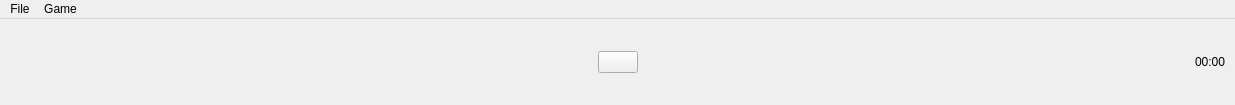
<?xml version="1.0" encoding="UTF-8"?>
<ui version="4.0">
 <class>MainWindow</class>
 <widget class="QMainWindow" name="MainWindow">
  <property name="geometry">
   <rect>
    <x>0</x>
    <y>0</y>
    <width>1235</width>
    <height>105</height>
   </rect>
  </property>
  <property name="windowTitle">
   <string>Sapper</string>
  </property>
  <widget class="QWidget" name="centralwidget">
   <layout class="QGridLayout" name="gridLayout_2">
    <item row="0" column="0">
     <layout class="QVBoxLayout" name="verticalLayout">
      <item>
       <layout class="QGridLayout" name="gridLayout">
        <item row="0" column="0">
         <layout class="QHBoxLayout" name="horizontalLayout_3">
          <item>
           <widget class="QLabel" name="lcdMineCount">
            <property name="text">
             <string/>
            </property>
           </widget>
          </item>
          <item>
           <spacer name="horizontalSpacer_4">
            <property name="orientation">
             <enum>Qt::Horizontal</enum>
            </property>
            <property name="sizeHint" stdset="0">
             <size>
              <width>40</width>
              <height>20</height>
             </size>
            </property>
           </spacer>
          </item>
         </layout>
        </item>
        <item row="0" column="1">
         <layout class="QHBoxLayout" name="horizontalLayout">
          <item>
           <widget class="QPushButton" name="controlButton">
            <property name="text">
             <string/>
            </property>
            <property name="iconSize">
             <size>
              <width>48</width>
              <height>48</height>
             </size>
            </property>
           </widget>
          </item>
         </layout>
        </item>
        <item row="0" column="2">
         <layout class="QHBoxLayout" name="horizontalLayout_2">
          <item>
           <spacer name="horizontalSpacer_3">
            <property name="orientation">
             <enum>Qt::Horizontal</enum>
            </property>
            <property name="sizeHint" stdset="0">
             <size>
              <width>40</width>
              <height>20</height>
             </size>
            </property>
           </spacer>
          </item>
          <item>
           <widget class="QLabel" name="lcdTimer">
            <property name="text">
             <string>00:00</string>
            </property>
           </widget>
          </item>
         </layout>
        </item>
       </layout>
      </item>
      <item>
       <layout class="QGridLayout" name="buttonGrid">
        <property name="spacing">
         <number>0</number>
        </property>
       </layout>
      </item>
     </layout>
    </item>
   </layout>
  </widget>
  <widget class="QMenuBar" name="menubar">
   <property name="geometry">
    <rect>
     <x>0</x>
     <y>0</y>
     <width>1235</width>
     <height>30</height>
    </rect>
   </property>
   <widget class="QMenu" name="menuFile">
    <property name="title">
     <string>File</string>
    </property>
    <addaction name="actionExit"/>
   </widget>
   <widget class="QMenu" name="menuGame">
    <property name="title">
     <string>Game</string>
    </property>
   </widget>
   <addaction name="menuFile"/>
   <addaction name="menuGame"/>
  </widget>
  <action name="actionExit">
   <property name="text">
    <string>Exit</string>
   </property>
  </action>
 </widget>
 <resources/>
 <connections/>
</ui>
